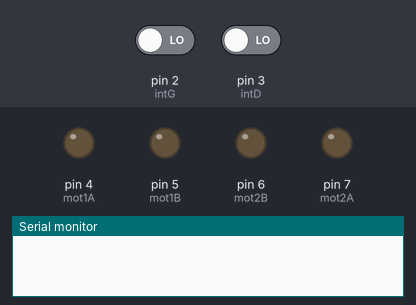
The sketch below on a simulated Arduino Uno, built with avr-gcc and run on an emulated ATmega328P. Parts: output pins drawn as LEDs (lit = HIGH), the last lines printed to the serial monitor. The inputs (shaded band) are chosen by the test bench; at power-on: pin 2 (intG) LOW, pin 3 (intD) LOW.

Above: at 0.05 s.
At 3.2 s:
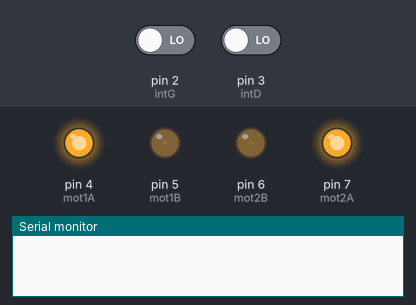
At 7.2 s:
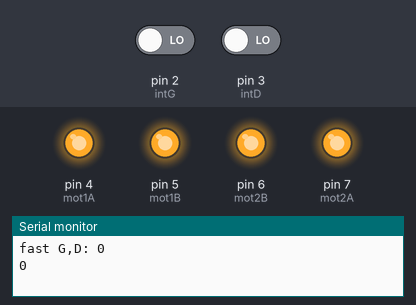
Timing chart, 0 to 8.3 s (numbered marks = the images above):
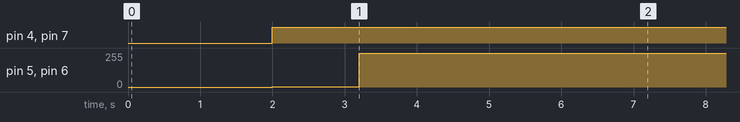

The sketch:

test_speed.ino
```cpp
#include <PID_v2.h>

#define intG 2
#define intD 3
#define mot1A 4
#define mot1B 5  //PWM
#define mot2A 7
#define mot2B 6  //PWM
#define intProxi 0


enum {
Running,
Stopped,
Turning
}State;

struct {
  bool dir = 1;
  volatile int Count = 0;
  int Speed = 0;
} motG;

struct {
  bool dir = 1;
  volatile int Count = 0;
  int Speed = 0;
} motD;


double InputSpeed, OutputSpeed, SetpointSpeed;
double InputRotation, OutputRotation, SetpointRotation;

unsigned long start, stop;

void setup() {
  // put your setup code here, to run once:
  //PID
  Serial.begin(9600);
  pinMode(mot1A, OUTPUT);
  pinMode(mot1B, OUTPUT);
  pinMode(mot2A, OUTPUT);
  pinMode(mot2B, OUTPUT);
  attachInterrupt(digitalPinToInterrupt(intG), EncodeurG, CHANGE);
  attachInterrupt(digitalPinToInterrupt(intD), EncodeurD, CHANGE);

}

void loop() {
  // // put your main code here, to run repeatedly:

  // delay(4000);
  // move(150,150);
  // delay(300);
  // move(150,150);
  // delay(1000);
  // getspeed();
  // Serial.print("slow G,D: ");
  // Serial.println(motG.Speed);
  // Serial.println(motD.Speed);

  // move(50,50);
  // delay(1000);
  // getspeed();
  // Serial.print("fast G,D: ");
  // Serial.println(motG.Speed);
  // Serial.println(motD.Speed);
  delay(2000);
  move(1,1);
  delay(1000);
  getspeed();
    Serial.print("fast G,D: ");
  Serial.println(motG.Speed);
  Serial.println(motD.Speed);
  move(255,255);
  delay(4000);
  // Serial.print("spped G,D: ");
  // move(255,255);
  // delay(5000);
  // Serial.print("spped G,D: ");
  // move(150,150);
  // delay(5000);
  // Serial.print("spped G,D: ");
  // move(50,50);
  // delay(5000);
  // Serial.print("spped G,D: ");
  // move(0,0);
  // delay(5000);
}

void EncodeurG() {
  if (motG.dir) {
    motG.Count++;
  } else {
    motG.Count--;
  }
}

void EncodeurD() {
  if (motD.dir) {
    motD.Count++;
  } else {
    motD.Count--;
  }
}

void getspeed(){
  motG.Count=0;
  motD.Count=0;
  delay(200);
  motG.Speed = motG.Count*5*5.1;
  motD.Speed = motD.Count*5*5.1;
}

int CalculateDistance(int count) {
  return count * 5;
}

void move(int left, int right) {
  if (left > 0) {
    motG.dir = 1;
    digitalWrite(mot1A, HIGH);
    analogWrite(mot1B, left);
  } else {
    motG.dir = 0;
    digitalWrite(mot1A, LOW);
    analogWrite(mot1B, -left);
  }
  if (right > 0) {
    motD.dir = 1;
    digitalWrite(mot2A, HIGH);
    analogWrite(mot2B, right);
  } else {
    motD.dir = 0;
    digitalWrite(mot2A, LOW);
    analogWrite(mot2B, -right);
  }
}
```

Measured:
- by itself, pin 4 (mot1A), pin 7 (mot2A): LOW → HIGH at 2.0 s
- by itself, pin 5 (mot1B), pin 6 (mot2B): alternates 255/255 for 6.0 s and 1/255 for 1.2 s
